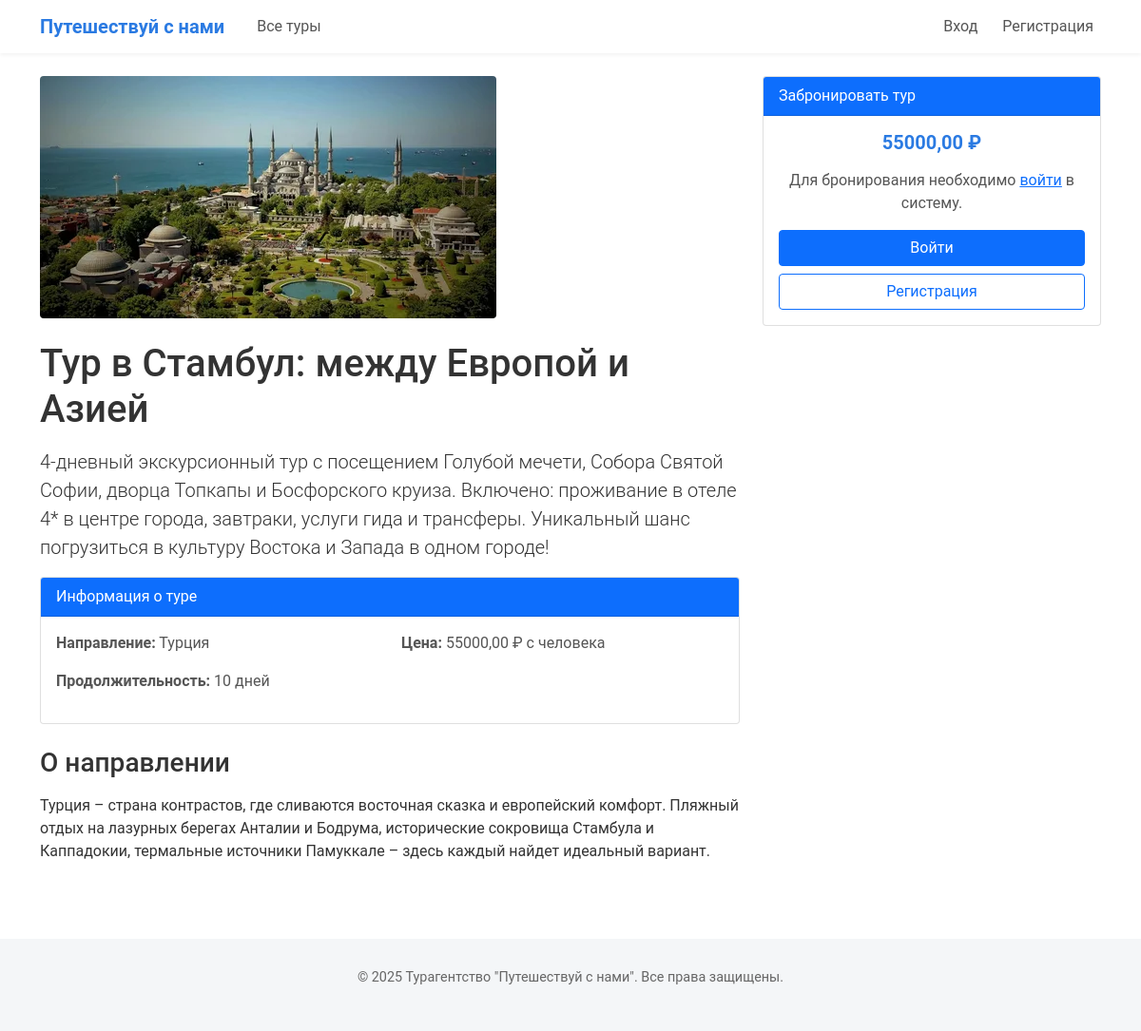
The app's page /tours/1/ with its own data.
### tours/models.py (models this page shows, shortened)
class Tour(models.Model):
    destination = models.ForeignKey(Destination, on_delete=models.CASCADE, related_name='tours')
    name = models.CharField(max_length=200)
    description = models.TextField()
    price = models.DecimalField(max_digits=10, decimal_places=2)
    duration = models.IntegerField(help_text="Продолжительность тура в днях")
    image = models.ImageField(upload_to='tours/', blank=True, null=True)

class Destination(models.Model):
    name = models.CharField(max_length=100)
    description = models.TextField()
    image = models.ImageField(upload_to='destinations/', blank=True, null=True)

### tours/views.py (the view)
# urls.py: path('tours/<int:tour_id>/', views.tour_detail, name='tour_detail'),
def tour_detail(request, tour_id):
    tour = get_object_or_404(Tour, id=tour_id)
    return render(request, 'tour_detail.html', {'tour': tour})

### tours/templates/tour_detail.html (shortened to what this page needs)
{% extends 'base.html' %}
{% block content %}
<div class="row">
    <div class="col-md-8">
        <img src="{{ tour.image.url }}" class="img-fluid rounded mb-4" alt="{{ tour.name }}">
        <h1 class="mb-3">{{ tour.name }}</h1>
        <p class="lead">{{ tour.description }}</p>
        <div class="card mb-4">
            <div class="card-header bg-primary text-white">
                Информация о туре
            </div>
            <div class="card-body">
                <div class="row">
                    <div class="col-md-6">
                        <p><strong>Направление:</strong> {{ tour.destination.name }}</p>
                        <p><strong>Продолжительность:</strong> {{ tour.duration }} дней</p>
                    </div>
                    <div class="col-md-6">
                        <p><strong>Цена:</strong> {{ tour.price }} ₽ с человека</p>
                    </div>
                </div>
            </div>
        </div>
        <h3 class="mb-3">О направлении</h3>
        <p>{{ tour.destination.description }}</p>
    </div>
    <div class="col-md-4">
        <div class="card">
            <div class="card-header bg-primary text-white">
                Забронировать тур
            </div>
            <div class="card-body">
                <h5 class="card-title text-center mb-3">{{ tour.price }} ₽</h5>
                {% if user.is_authenticated %}
                    <a href="{% url 'book_tour' tour.id %}" class="btn btn-success w-100">Забронировать сейчас</a>
                {% else %}
                    <p class="text-center">Для бронирования необходимо <a href="{% url 'login' %}">войти</a> в систему.</p>
                    <a href="{% url 'login' %}" class="btn btn-primary w-100 mb-2">Войти</a>
                    <a href="{% url 'register' %}" class="btn btn-outline-primary w-100">Регистрация</a>
                {% endif %}
            </div>
        </div>
    </div>
</div>
{% endblock %}

### records on screen
Tour: image (picture), name "Тур в Стамбул: между Европой и Азией", description "4-дневный экскурсионный тур с посещением Голубой мечети, Собора Святой Софии, дворца Топкапы и Босфорского круиза. Включено: проживание в отеле 4* в центре города, завтраки, услуги гида и трансферы. Уникальный шанс погрузиться в культуру Востока и Запада в одном городе!", destination.name "Турция", duration "10", price "55000,00", destination.description "Турция – страна контрастов, где сливаются восточная сказка и европейский комфорт. Пляжный отдых на лазурных берегах Анталии и Бодрума, исторические сокровища Стамбула и Каппадокии, термальные источники Памуккале – здесь каждый найдет идеальный вариант."
